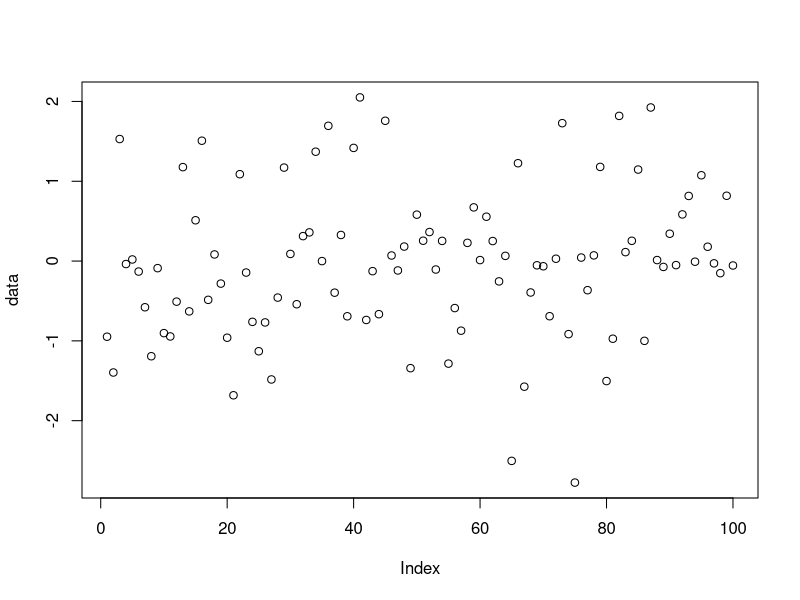
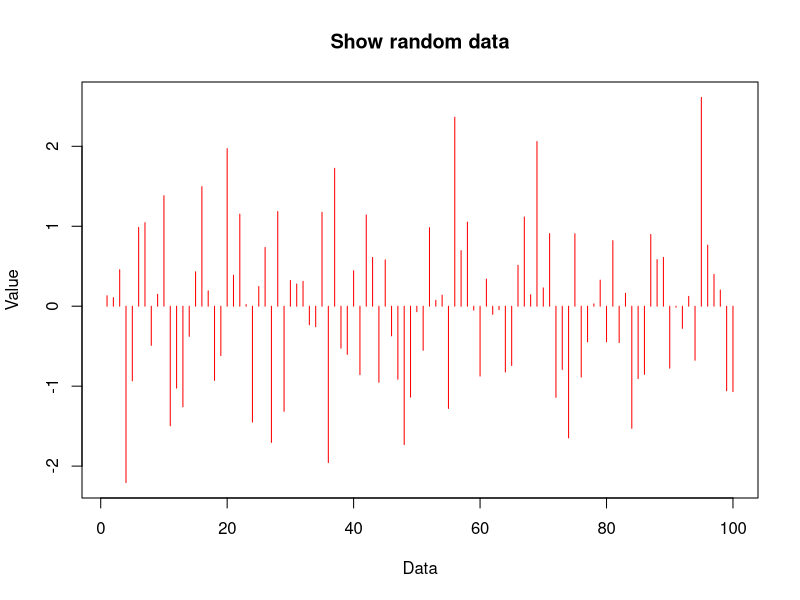

Source code (R) for these figures, in order:
data = rnorm(100)
plot(data)


#### Workshop with plot function ####
data = rnorm(100)
plot(data, type='h', main='Show random data', xlab='Data', ylab='Value',col='red')
